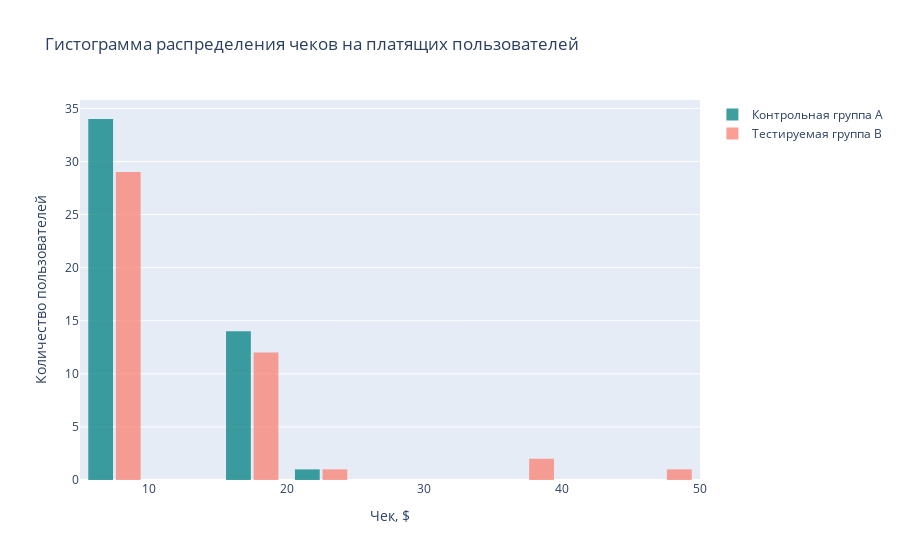

Notebook code for this chart:
### Markdown cell above
**Считаем изменения среднего чека, ARPU и ARPPU**  

Рассмотрим теперь различия среднего чека и ARPU. Очевидно, что и средний чек, и ARPU распределены ненормально, так как у нас ограниченное количество цен на подписки (предполагаем что платим за подписки на определенный срок). Давайте визуализируем это и проверим с помощью статистического теста Шапиро-Вилка для распределения средних чеков и покупок:

### Code cell
trace1 = go.Histogram(
            x = a_data.price.dropna(),
            name='Контрольная группа А', 
            hovertemplate="%{x}, <br>%{y} <extra></extra>",
            marker_color='teal',
            opacity=0.75
            )
trace2 = go.Histogram(
            x=b_data.price.dropna(),
            name='Тестируемая группа В',
            hovertemplate="%{x}, <br>%{y} <extra></extra>",
            marker_color='salmon',
            opacity=0.75
            )

data = [trace1, trace2]

layout=go.Layout(
    title_text='Гистограмма распределения чеков на платящих пользователей ', 
    xaxis_title_text='Чек, $', # Делаем предположение, что суммы у нас в USD,тточно не указано
    yaxis_title_text='Количество пользователей', 
    bargap=0.2, 
    bargroupgap=0.1 
)

fig=go.Figure(data = data, layout = layout)

fig.show()
print('Shapiro-Wilk p-value для группы А: ', stats.shapiro(a_data.price.dropna())[1])
print('Shapiro-Wilk p-value для группы B: ', stats.shapiro(b_data.price.dropna())[1])

### Figure 1 — Plotly figure (JSON) as saved in the notebook; plotly's stock layout.template omitted (floating-point values rounded to 4 significant figures)
{"data": [{"hovertemplate": "%{x}, <br>%{y} <extra></extra>", "marker": {"color": "teal"}, "name": "Контрольная группа А", "opacity": 0.75, "type": "histogram", "x": [7.99, 7.99, 7.99, 15.98, 7.99, 15.98, 15.98, 7.99, 7.99, 7.99, 7.99, 15.98, 7.99, 7.99, 7.99, 7.99, 7.99, 7.99, 7.99, 7.99, 7.99, 15.98, 7.99, 15.98, 15.98, 7.99, 7.99, 15.98, 15.98, 7.99, 7.99, 15.98, 15.98, 7.99, 23.97, 7.99, 15.98, 7.99, 7.99, 15.98, 15.98, 7.99, 7.99, 7.99, 7.99, 7.99, 7.99, 7.99, 7.99]}, {"hovertemplate": "%{x}, <br>%{y} <extra></extra>", "marker": {"color": "salmon"}, "name": "Тестируемая группа В", "opacity": 0.75, "type": "histogram", "x": [15.98, 7.99, 7.99, 7.99, 15.98, 7.99, 7.99, 7.99, 15.98, 15.98, 7.99, 7.99, 15.98, 7.99, 7.99, 7.99, 39.99, 15.98, 7.99, 47.98, 15.98, 15.98, 7.99, 15.98, 15.98, 7.99, 7.99, 7.99, 7.99, 7.99, 7.99, 23.97, 7.99, 7.99, 7.99, 7.99, 7.99, 7.99, 7.99, 15.98, 39.99, 7.99, 7.99, 15.98, 7.99]}], "layout": {"bargap": 0.2, "bargroupgap": 0.1, "title": {"text": "Гистограмма распределения чеков на платящих пользователей "}, "xaxis": {"title": {"text": "Чек, $"}}, "yaxis": {"title": {"text": "Количество пользователей"}}}}
